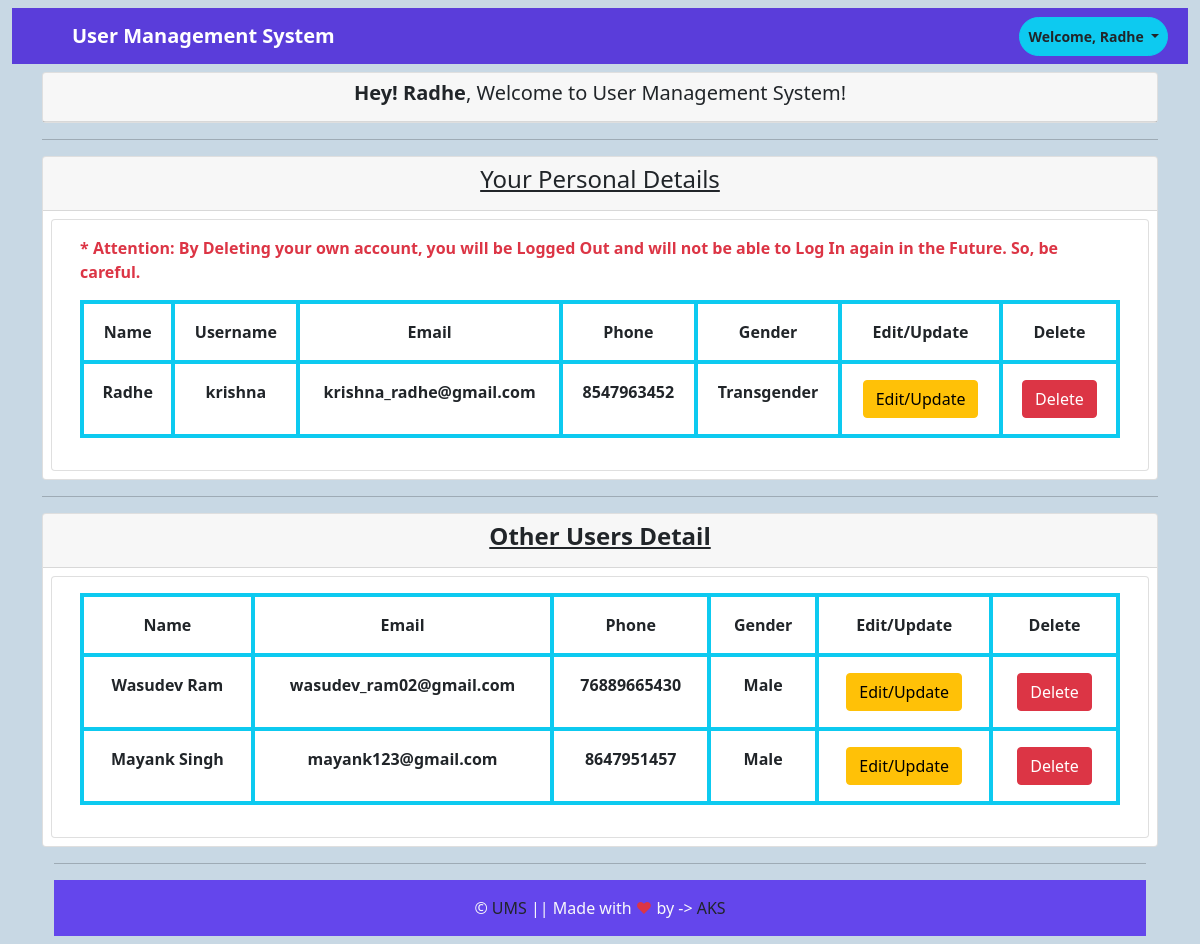
/home/ (signed in), run on the app's committed database.
### home/models.py (models this page shows)
class UserDetail(models.Model):
    uname = models.OneToOneField(User, null=True, blank=True, on_delete=models.CASCADE)
    email = models.CharField(max_length=200, null=True)
    fname = models.CharField(max_length=200, null=True)
    lname = models.CharField(max_length=200, null=True)
    phone = models.CharField(max_length=200, null=True)
    gender = models.CharField(max_length=200, null=True)
    password = models.CharField(max_length=200, null=True)

### home/views.py (the view)
# urls.py: path('', include('home.urls')),
@login_required(login_url='signin')
def home(request):
    users_detail = UserDetail.objects.all()
    return render(request, 'index.html', {'users_detail': users_detail})

### templates/index.html (shortened to what this page needs)
{% extends 'base.html' %}
{% block additem %}
<ul class="navbar-nav ml-auto me-2 ">
  <li class="nav-item dropdown">
    <a class="nav-link btn btn-info text-dark fw-bold rounded-pill btn-sm dropdown-toggle" href="#" id="navbarDarkDropdownMenuLink" role="button"
      data-bs-toggle="dropdown" aria-expanded="false">
      Welcome, {{ request.user.first_name }}
    </a>
  </li>
</ul>
{% endblock additem %}
{% block body %}
<div class="container mt-2 mb-2">
  <div class="card text-center">
    <div class="card-header fw-bold">
      <h5><strong>Hey! {{request.user.first_name}}</strong>, Welcome to User Management System!</h5>
    </div>
  </div>
  <hr>
  <div class="card">
    <div class="card-header text-center fw-bold">
        <h4><u>Your Personal Details</u></h4>
    </div>
    <div class="row m-2">
        <div class="card">
            <div class="card-body">
                <div class="row" style="overflow-x:auto;">
                    <div class="col-sm-12 col-md-12 col-lg-12 d-block m-auto">
                        <table class=" table fw-bold ">
                            <thead>
                                <tr>
                                    <th class="border border-info text-center border-4 p-3 fw-bolder ">Name</th>
                                    <th class="border border-info text-center border-4 p-3 fw-bolder ">Username</th>
                                    <th class="border border-info text-center border-4 p-3 fw-bolder ">Email
                                    </th>
                                    <th class="border border-info text-center border-4 p-3 fw-bolder ">Phone
                                    </th>
                                    <th class="border border-info text-center border-4 p-3 fw-bolder ">Gender
                                    </th>
                                    <th class="border border-info text-center border-4 p-3 fw-bolder ">
                                        Edit/Update</th>
                                    <th class="border border-info text-center border-4 p-3 fw-bolder ">Delete
                                    </th>
                                </tr>
                            </thead>
                            <tbody>
                                <tr>
                                    <td class="border border-info text-center border-4 p-3 fw-bold ">{{request.user.first_name}}
                                        {{d.lname}}</td>
                                    <td class="border border-info text-center border-4 p-3 fw-bold ">{{request.user.username}}
                                    </td>
                                    <td class="border border-info text-center border-4 p-3 fw-bold ">{{request.user.email}}
                                    </td>
                                    {% for ud in users_detail %}
                                    {% if ud.email == request.user.email %}
                                    <td class="border border-info text-center border-4 p-3 fw-bold ">{{ud.phone}}
                                    </td>
                                    <td class="border border-info text-center border-4 p-3 fw-bold ">
                                        {{ud.gender}}</td>
                                    {% endif %}
                                    {% endfor %}
                                    <td class="border border-info text-center border-4 p-3 fw-bold "><a href="/edit/{{request.user.email}}"><button
                                            type="button" class="btn btn-warning">Edit/Update</button></a></td>
                                    <td class="border border-info text-center border-4 p-3 fw-bold "><a href="/delete_own/{{request.user.username}}"><button
                                            type="button" class="btn btn-danger">Delete</button></a></td>
                                </tr>
                                <blockquote><p class="text-danger fw-bold"> * Attention: By Deleting your own account, you will be Logged Out and will not be able to Log In again in the Future. So, be careful.</p></blockquote>
                            </tbody>
                        </table>
                    </div>
                </div>
            </div>
        </div>
    </div>
</div>
<hr>
  <div class="card text-center mt-2">
    <div class="card-header fw-bold">
        <h4 class="fw-bold"><u>Other Users Detail</u></h4>
    </div>
    <div class="row m-2">
        <div class="card">
            <div class="card-body">
                <div class="row" style="overflow-x:auto;">
                    <div class="col-sm-12 col-md-12 col-lg-12 d-block m-auto">
                        <table class=" table fw-bold ">
                            <thead>
                                <tr>
                                    <th class="border border-info text-center border-4 p-3 fw-bolder ">Name</th>
                                    <th class="border border-info text-center border-4 p-3 fw-bolder ">Email
                                    </th>
                                    <th class="border border-info text-center border-4 p-3 fw-bolder ">Phone
                                    </th>
                                    <th class="border border-info text-center border-4 p-3 fw-bolder ">Gender
                                    </th>
                                    <th class="border border-info text-center border-4 p-3 fw-bolder ">
                                        Edit/Update</th>
                                    <th class="border border-info text-center border-4 p-3 fw-bolder ">Delete
                                    </th>
                                </tr>
                            </thead>
                            <tbody>
                                {% for ud in users_detail %}
                                {% if ud.email != request.user.email %}
                                <tr>
                                    <td class="border border-info text-center border-4 p-3 fw-bold ">
                                        {{ud.fname}}
                                        {{ud.lname}}</td>
                                    <td class="border border-info text-center border-4 p-3 fw-bold ">
                                        {{ud.email}}</td>
                                    <td class="border border-info text-center border-4 p-3 fw-bold ">
                                        {{ud.phone}}</td>
                                    <td class="border border-info text-center border-4 p-3 fw-bold ">
                                        {{ud.gender}}</td>
                                    <td class="border border-info text-center border-4 p-3 fw-bold "><a href="/edit/{{ud.email}}"><button
                                        type="button" class="btn btn-warning">Edit/Update</button></a></td>
                                    <td class="border border-info text-center border-4 p-3 fw-bold "><a href="/delete_other/{{ud.email}}"><button
                                            type="button" class="btn btn-danger">Delete</button></a></td>
                                </tr>
                                {% endif %}
                                {% endfor %}
                            </tbody>
                        </table>
                    </div>
                </div>
            </div>
        </div>
    </div>
</div>
{% endblock body %}

### templates/base.html (shortened to what this page needs)
<!doctype html>
<html lang="en">
{% load static %}
<head>
    <link href="https://cdn.jsdelivr.net/npm/bootstrap@5.1.3/dist/css/bootstrap.min.css" rel="stylesheet"
>
</head>
<body>
    <div class="container-fluid mt-2 ms-0">
        <nav class="navbar navbar-expand-lg navbar-dark bg">
            <div class="container-fluid">
                <a class="navbar-brand fw-bolder ms-5" href="/">User Management System</a>
                <div class="collapse navbar-collapse" id="navbarSupportedContent">
                    <p class="nav-link m-0 p-0" aria-current="page">{% block additem %}{% endblock additem %}</p>
                </div>
            </div>
        </nav>
    </div>
    {% block body %}
    {% endblock body %}
    <div class="container-fluid">
        <hr>
        <footer class="p-3 text-center text-light sticky-bottom mb-2" style="background-color:#6446ec;">&copy;<a
                href="/" class="text-dark text-decoration-none "> UMS </a>
            || Made with <text class="text-danger">&hearts;</text> by -> <a class="text-dark text-decoration-none"
                href="https://www.linkedin.com/in/asha-soren-5104081b8/">AKS</a>
        </footer>
    </div>
</body>
</html>

### data on the page
UserDetail: phone "8547963452", gender "Transgender"
UserDetail: fname "Wasudev", lname "Ram", email "wasudev_ram02@gmail.com", phone "76889665430", gender "Male"
UserDetail: fname "Mayank", lname "Singh", email "mayank123@gmail.com", phone "8647951457", gender "Male"

### other printed values
{{ request.user.first_name }} "Radhe"
{{ request.user.username }} "krishna"
{{ request.user.email }} "krishna_radhe@gmail.com"
